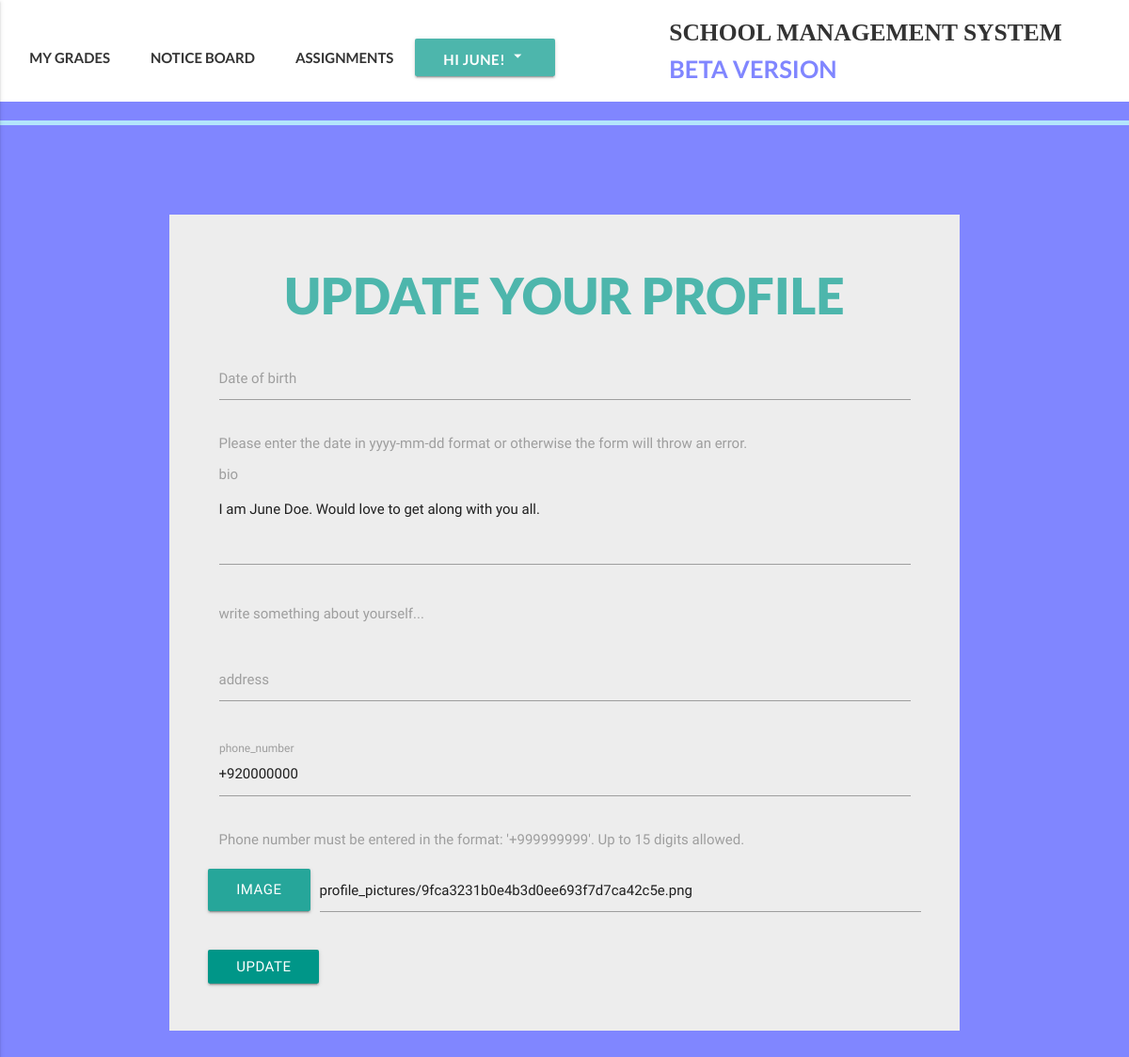
/accounts/5/info_update (signed in), run on the app's committed database.
### accounts/models.py (models this page shows, shortened)
class User(AbstractBaseUser):
    email = models.EmailField(
        verbose_name='email address',
        max_length=255,
        unique=True,
    )
    date_of_birth = models.DateField(null=True)
    is_active = models.BooleanField(default=True)
    is_admin = models.BooleanField(default=False)
    is_teacher = models.BooleanField(default=False)
    is_student = models.BooleanField(default=False)
    bio = models.TextField(blank=True, help_text='write something about yourself...')
    phone_regex = RegexValidator(regex=r'^\+?1?\d{9,15}$', message="Phone number must be entered in the format: '+999999999'. Up to 15 digits allowed.")
    phone_number = models.CharField(validators=[phone_regex], max_length=17, blank=True, help_text="Phone number must be entered in the format: '+999999999'. Up to 15 digits allowed.") # validators should be a list
    first_name = models.CharField(max_length=225)
    last_name = models.CharField(max_length=225)
    address = models.CharField(max_length=225, blank=True)
    part_of = models.ForeignKey(Klasses, null=True, blank=True, related_name="partof", on_delete=models.SET_NULL)
    image = models.ImageField(upload_to="profile_pictures", blank=True)
    objects = MyUserManager()
    USERNAME_FIELD = 'email'
    REQUIRED_FIELDS = ['first_name', 'last_name', 'phone_number']
    def get_absolute_url(self):
        return reverse('user_detail', kwargs={'id':self.id})

### accounts/views.py (the view)
# urls.py: url(r'^(?P<id>[\w-]+)/info_update$', steacher_update_view, name='steacher_update'),
def steacher_update_view(request, id):
    if not request.user.is_authenticated:
        raise Http404
    instance = get_object_or_404(User, id=id)
    if request.user == instance:
        form = SteacherUpdateForm(request.POST or None, request.FILES or None, instance=instance)
        if form.is_valid():
            instance = form.save(commit=False)
            instance.save()
            messages.success(request, 'Changes saved succesfully!')
            return HttpResponseRedirect(instance.get_absolute_url())
        template_name = "accounts/steacher_update.html"
        context = {
            "instance": instance,
            "form": form,
        }
        return render(request, template_name, context)
    else:
        raise Http404

### accounts/forms.py
class SteacherUpdateForm(forms.ModelForm):
    date_of_birth = forms.DateField(help_text="Please enter the date in yyyy-mm-dd format or otherwise the form will throw an error.", required=False)
    image = forms.ImageField(required=False)
    class Meta:
        model = User
        fields = ("date_of_birth", "bio", "address", "phone_number", "image")

### templates/accounts/steacher_update.html (shortened to what this page needs)
{% extends 'index.html' %}
{% block customcss %}
{% load static %}
<link rel="stylesheet" href="{% static 'css/student-register.css' %}">
{% endblock customcss %}
{% block content %}
<div class="register-bg">
  <div class='my_container hoverable'>
  <div class="row">
    <form method="post" class='col s12' enctype="multipart/form-data">
      <h2 class="headed teal-text text-lighten-2">UPDATE YOUR PROFILE</h2>
      {% for field in form %}
      <div class="row">
            {% if field.html_name == 'bio' %}
            <div class="input-field col s12 ">
            <textarea name="{{field.html_name}}", id={{field.id_for_label}}, class='materialize-textarea validate'>{{field.value}}</textarea>
            <label for="{{field.id_for_label}}">{{ field.html_name }}</label>
            {% if field.help_text %}
            <p class='grey-text'>{{field.help_text}}</p>
            {% endif %}
            </div>
            {% elif field.html_name == 'date_of_birth' %}
            <div class="input-field col s12 ">
              <input type="date" name="{{field.html_name}}" id="{{field.id_for_label}}" class='datepicker'>
              <label for="{{field.id_for_label}}">Date of birth</label>
              {% if field.help_text %}
              <p class='grey-text'>{{field.help_text}}</p>
              {% endif %}
            </div>
            {% elif field.html_name == "image" %}
            <div class="file-field input-field">
              <div class="btn">
                <span class="white-text">IMAGE</span>
              </div>
              <div class="file-path-wrapper">
                <input type="text" value="{{field.value}}" class='file-path validate'>
              </div>
            </div>
            {% else %}
            <div class="input-field col s12 ">
              <input type="{{field.field.widget.input_type}}" name="{{field.html_name}}" id="{{field.id_for_label}}" value="{{field.value}}" class='validate'>
              <label for="{{field.id_for_label}}">{{ field.html_name }}</label>
              {% if field.help_text %}
              <p class='grey-text'>{{field.help_text}}</p>
              {% endif %}
            </div>
            {% endif %}
        </div>
      {% endfor %}
      <button type="submit", class="btn waves-effect waves-light teal white-text">UPDATE</button>
    </form>
  </div>
  </div>
</div>
{% endblock %}

### templates/index.html (shortened to what this page needs)
<!DOCTYPE html>
<html lang="en">
<head>
  {% load static %}
  <link rel="stylesheet" href="https://cdnjs.cloudflare.com/ajax/libs/animate.css/3.5.2/animate.min.css">
  <link rel="stylesheet" href="{% static 'materialize/css/materialize.min.css' %}">
  {% block headercss %} <link rel="stylesheet" href="{% static 'css/header.css' %}"> {% endblock headercss %}
  {% block customcss %} <link rel="stylesheet" href="{% static 'css/home.css' %}"> {% endblock customcss %}
</head>
<body>
  {% block new_page %}
  <header>
    <div class="my-nav">
      <div class="row">
        <div class="col xl7 l7 m7 s12 ma-nav">
          <ul class="nav-ul" >
            {% block headernavs %}
            {% if request.user.is_authenticated %}
              {% if request.user.is_student %}
              <li><a href="#" class="waves-effect waves-teal">MY GRADES</a></li>
              <li><a href="#" class="waves-effect waves-teal">NOTICE BOARD</a></li>
              <li><a href="#" class="waves-effect waves-teal">ASSIGNMENTS</a></li>
              <a class='dropdown-button btn my-dropdown teal lighten-2' data-beloworigin="true" href='#' data-activates='dropdown1'>Hi {{request.user.first_name}}! <i class="medium material-icons">arrow_drop_down</i></a>
              {% endif %}
            {% else %}
            <li><a href="#" class="waves-effect waves-teal">OVERVIEW</a></li>
            <li><a href="#" class="waves-effect waves-teal">CONTACT</a></li>
            <li><a href="#" class="waves-effect waves-teal">ABOUT</a></li>
            <li><a href="{% url 'login_view' %}" class="waves-effect waves-teal"><span>LOGIN</span></a></li>
            {% endif %}
            {% endblock headernavs %}
          </ul>
        </div>
        <div class="col s2">
        </div>
        <div class="col xl5 l5 m5 offset-10">
          <a href="{% url 'home' %}" class='my-logo'>SCHOOL MANAGEMENT SYSTEM<br><span class="qaka"> BETA VERSION</span></a>
        </div>
    </div>
    </div>
    <div class='little-bar'></div>
  </header>
  {% block content %}{% endblock content %}
{% endblock new_page %}
</body>
</html>

### static/css/header.css (style rules this page uses)
.my-nav { font-family: lato; font-weight:bold; background-color: #fff; height:100%; padding-top:15px; padding-bottom: 0; margin-bottom:0; }
.my-dropdown { padding-bottom:40px; }
.little-bar { height:5px; background-color: #b3e5fc; }
.my-nav ul li { display: inline; }
.my-nav ul li a, .disable { padding: 20px 20px 20px 20px; color: #333; transition: 0.4s; }
.my-logo { font-family:kelson sans; color:#333; text-align:right; font-size:1.7em; transition: 0.4s; }
.qaka { color: #8086ff; font-family:lato; }

### static/css/student-register.css (style rules this page uses)
.register-bg { padding: 3em 0em; margin-top: 50px; }
.headed { font-family:lato; font-weight: 1000; text-align: center; color:#009688; }
body { background-color:#8086ff; }
.my_container { width:70%; margin: auto; background-color: rgba(237, 237, 237, 1); padding:2em; }

### data on the page
User: user.first_name "JUNE", bio "I am June Doe. Would love to get along with you all.", phone_number "+920000000", value "profile_pictures/9fca3231b0e4b3d0ee693f7d7ca42c5e.png"

### other printed values
{{ field.help_text }} "Please enter the date in yyyy-mm-dd format or otherwise the form will throw an error."
{{ field.html_name }} "bio"
{{ field.help_text }} "write something about yourself..."
{{ field.html_name }} "address" "phone_number"
{{ field.help_text }} "Phone number must be entered in the format: '+999999999'. Up to 15 digits allowed."
